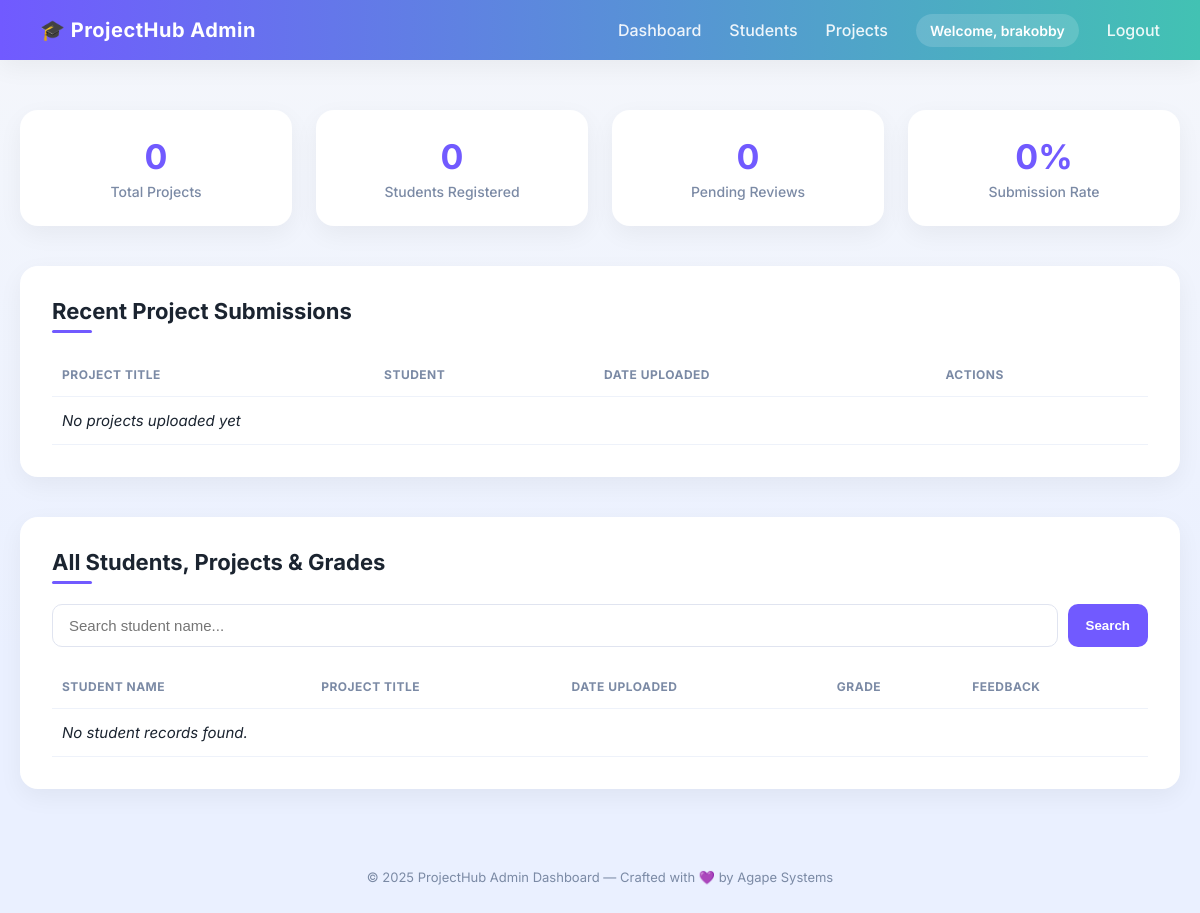
/admindash/ (signed in), run on an earlier commit of the app's database.
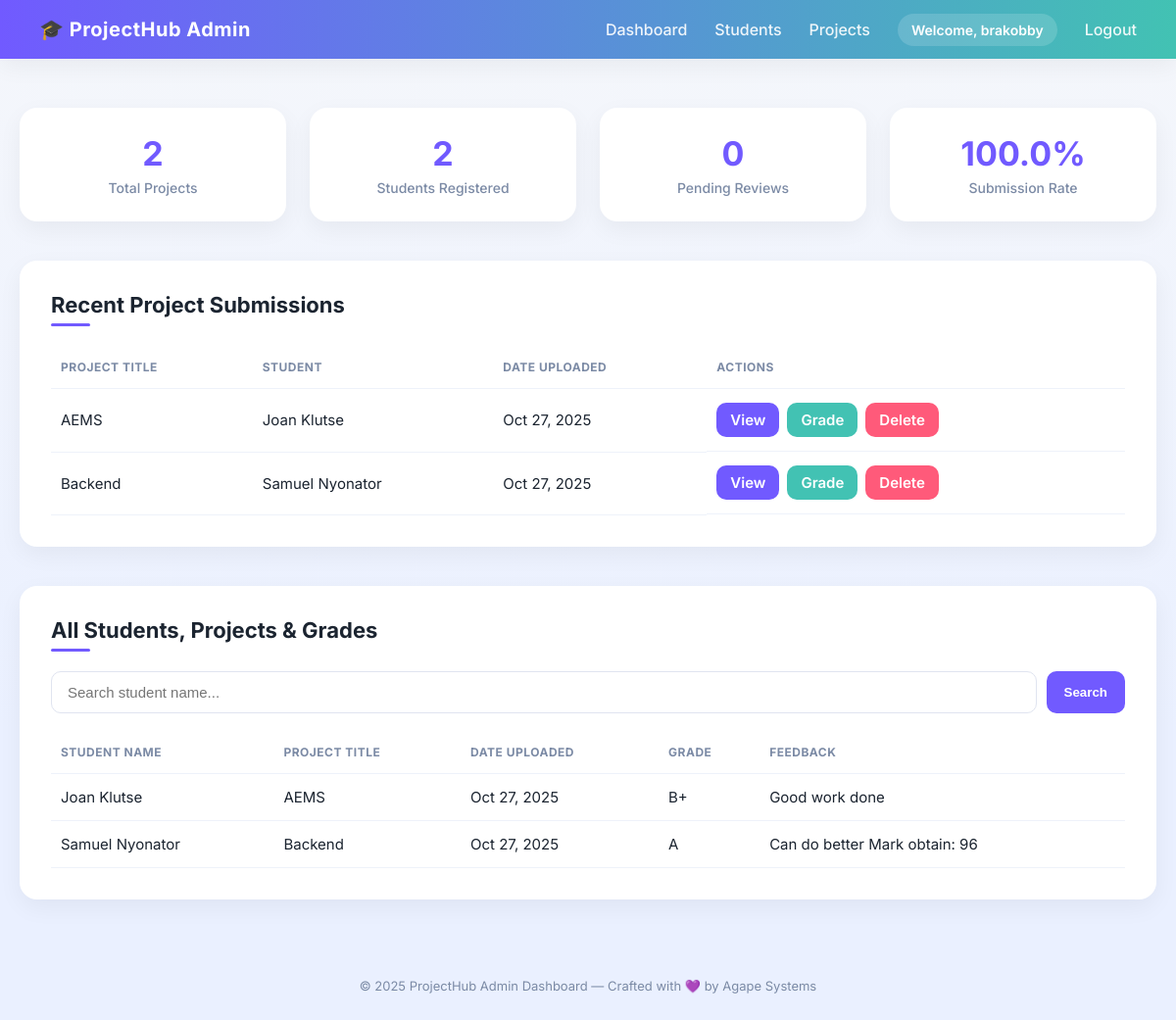
And on a later commit of the database.
### uploadSysV1/models.py (models this page shows, shortened)
class FileUpload(models.Model):
    user = models.ForeignKey(Registration, on_delete=models.CASCADE)
    project_title = models.CharField(max_length=255)
    project_description = models.CharField(max_length=300)
    file = models.FileField(upload_to='uploads/')
    date_added = models.DateTimeField(auto_now_add=True)
    grade = models.CharField(max_length=5, blank=True, null= True)
    feedback = models.TextField(blank=True, null = True)

class Registration(models.Model):
    fullname = models.CharField(max_length=255)
    username = models.CharField(max_length=255, unique=True)
    email = models.EmailField(max_length=255)
    password = models.CharField(255)
    date_created = models.DateTimeField(auto_now_add=True)

### uploadSysV1/views.py (the view)
# urls.py: path('admindash/', adminDashboardView, name='admin_dashboard'),
@login_required(login_url='admin_login')
def adminDashboardView(request):
    if not request.user.is_superuser:
        return redirect('admin_login')
    projects = FileUpload.objects.all().order_by('-date_added')
    total_projects = projects.count()
    total_students = len(set(projects.values_list('user', flat=True)))
    pending_reviews = projects.filter(grade__isnull = True).count()
    submission_rate = (total_projects/total_students * 100) if total_students else 0
    query = request.GET.get('q')
    if query:
        students = FileUpload.objects.filter(
            user__fullname__icontains=query
        ).order_by('user__fullname')
    else:
        students = FileUpload.objects.all().order_by('user__fullname')
    context = {
        'projects': projects,
        'students': students,
        'query':query,
        'total_projects': total_projects,
        'total_students': total_students,
        'pending_reviews': pending_reviews,
        'submission_rate': round(submission_rate,1),
    }
    return render(request, 'adminPortal/admin.html', context)

### uploadSysV1/templates/adminPortal/admin.html (shortened to what this page needs)
<!doctype html>
<html lang="en">
<head>
</head>
<body>
  <nav>
    <div class="logo">🎓 ProjectHub Admin</div>
    <ul>
      <li><a href="#">Dashboard</a></li>
      <li><a href="#">Students</a></li>
      <li><a href="#">Projects</a></li>
      <li><span class="admin-display">Welcome, {{ request.user.username }}</span></li>
      <li><a href="{% url 'admin_logout' %}">Logout</a></li>
    </ul>
  </nav>
  <div class="container">
    <div class="stats">
      <div class="stat"><h3>{{ total_projects }}</h3><p>Total Projects</p></div>
      <div class="stat"><h3>{{ total_students }}</h3><p>Students Registered</p></div>
      <div class="stat"><h3>{{ pending_reviews }}</h3><p>Pending Reviews</p></div>
      <div class="stat"><h3>{{ submission_rate }}%</h3><p>Submission Rate</p></div>
    </div>
    <div class="card">
      <h2>Recent Project Submissions</h2>
      <table>
        <thead>
          <tr>
            <th>Project Title</th>
            <th>Student</th>
            <th>Date Uploaded</th>
            <th>Actions</th>
          </tr>
        </thead>
        <tbody>
          {% for project in projects %}
          <tr>
            <td>{{ project.project_title }}</td>
            <td>{{ project.user.fullname }}</td>
            <td>{{ project.date_added|date:"M d, Y" }}</td>
            <td class="actions">
              <a href="{{ project.file.url }}" class="btn view">View</a>
              <a href="{% url 'grade_project' project.id %}" class="btn grade">Grade</a>
              <a href="{% url 'delete_project' project.id %}" class="btn delete">Delete</a>
            </td>
          </tr>
          {% empty %}
            <tr><td colspan="4"><em>No projects uploaded yet</em></td></tr>
          {% endfor %}
        </tbody>
      </table>
    </div>
    <div class="card">
      <h2>All Students, Projects & Grades</h2>
      <form method="GET" class="search-bar">
        <input type="text" name="q" placeholder="Search student name..." value="{{ query|default:'' }}">
        <button type="submit">Search</button>
      </form>
      <table>
        <thead>
          <tr>
            <th>Student Name</th>
            <th>Project Title</th>
            <th>Date Uploaded</th>
            <th>Grade</th>
            <th>Feedback</th>
          </tr>
        </thead>
        <tbody>
          {% for student in students %}
          <tr>
            <td>{{ student.user.fullname }}</td>
            <td>{{ student.project_title }}</td>
            <td>{{ student.date_added|date:"M d, Y" }}</td>
            <td>{% if student.grade %}{{ student.grade }}{% else %}<em>Not graded yet</em>{% endif %}</td>
            <td>{{ student.feedback|default:"-" }}</td>
          </tr>
          {% empty %}
          <tr><td colspan="5"><em>No student records found.</em></td></tr>
          {% endfor %}
        </tbody>
      </table>
    </div>
  </div>
  <footer>© 2025 ProjectHub Admin Dashboard — Crafted with 💜 by Agape Systems</footer>
</body>
</html>

### uploadSysV1/templates/adminPortal/admin.html (style rules this page uses)
:root { --bg:#f5f7fb; --card:#ffffff; --accent:#715aff; --accent-light:#8f7cff; --secondary:#42c2b3; --text:#1b2430; --muted:#7b8aa5; --shadow:0 8px 25px rgba(0,0,0,0.05); --radius:18px; font-family:'Inter',system-ui,-apple-system,'Segoe UI',Roboto,'Helvetica Neue',Arial; }
* { box-sizing:border-box;margin:0;padding:0 }
body { background:linear-gradient(180deg,var(--bg),#eaf0ff 70%); color:var(--text); min-height:100vh; overflow-x:hidden; animation:fadeIn .6s ease; }
nav { width:100%; background:linear-gradient(90deg,var(--accent),var(--secondary)); color:#fff; padding:18px 40px; display:flex; justify-content:space-between; align-items:center; box-shadow:var(--shadow); position:sticky; top:0; z-index:1000; }
.logo { font-weight:700; font-size:20px; letter-spacing:0.5px; display:flex; align-items:center; gap:10px; }
nav ul { display:flex; gap:28px; list-style:none; align-items:center; }
nav ul li a { color:#fff; text-decoration:none; font-weight:500; opacity:.9; transition:opacity .2s ease; }
.admin-display { background:rgba(255,255,255,0.15); padding:8px 14px; border-radius:999px; font-weight:600; font-size:14px; }
.container { width:100%; max-width:1200px; margin:50px auto; padding:0 20px; }
.stats { display:grid; grid-template-columns:repeat(auto-fit,minmax(220px,1fr)); gap:24px; margin-bottom:40px; }
.stat { background:var(--card); border-radius:var(--radius); padding:26px; box-shadow:var(--shadow); text-align:center; transition:transform .3s ease,box-shadow .3s ease; position:relative; }
.stat h3 { font-size:34px; color:var(--accent); margin-bottom:6px; }
.stat p { font-size:14px; color:var(--muted); font-weight:500; }
.card { background:var(--card); border-radius:var(--radius); padding:32px; box-shadow:var(--shadow); margin-bottom:40px; animation:fadeInUp .6s ease forwards; }
h2 { font-size:22px; font-weight:700; margin-bottom:20px; color:var(--text); position:relative; }
h2::after { content:""; display:block; width:40px; height:3px; background:var(--accent); border-radius:4px; margin-top:6px; }
table { width:100%; border-collapse:collapse; font-size:15px; }
th,td { text-align:left; padding:14px 10px; border-bottom:1px solid #eef2fa; }
th { color:var(--muted); text-transform:uppercase; font-size:12px; letter-spacing:0.5px; }
td { color:var(--text); }
.actions { display:flex; gap:8px; }
.btn { padding:8px 14px; border:none; border-radius:10px; cursor:pointer; font-weight:600; color:#fff; transition:transform .2s ease, box-shadow .2s ease; text-decoration:none; }
.view { background:var(--accent); }
.delete { background:#ff5a7a; }
.grade { background:var(--secondary); }
.search-bar { display:flex; gap:10px; margin-bottom:18px; }
.search-bar input { flex:1; padding:12px 16px; border:1px solid #e0e4f0; border-radius:10px; font-size:15px; outline:none; transition:border .2s; }
.search-bar button { padding:12px 18px; border:none; background:var(--accent); color:#fff; border-radius:10px; font-weight:600; cursor:pointer; transition:background .3s; }
footer { text-align:center; color:var(--muted); font-size:13px; padding:30px 0 50px; }

What changed in the data, as far as the page shows it:
added FileUpload: project_title "AEMS", user.fullname "Joan Klutse", date_added "Oct 27, 2025", grade "B+", feedback "Good work done"
added FileUpload: project_title "Backend", user.fullname "Samuel Nyonator", date_added "Oct 27, 2025", grade "A", feedback "Can do better Mark obtain: 96"
Also different on the page:
{{ total_projects }}: "0" → "2"
{{ total_students }}: "0" → "2"
{{ submission_rate }}: "0" → "100.0"
text no longer shown: "No projects uploaded yet No student records found."
